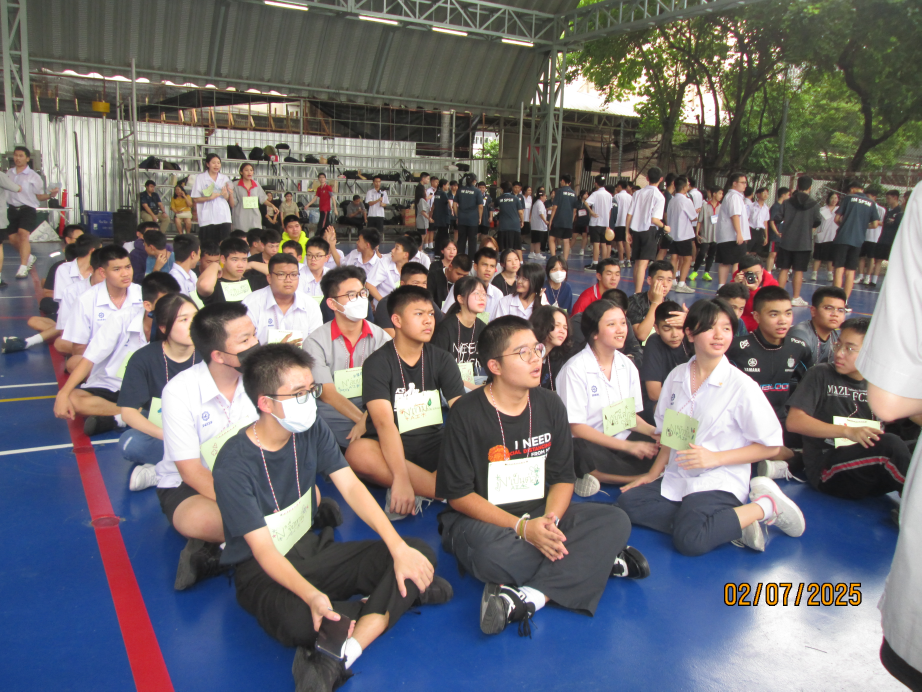
#> input picture m5python/Reverse Engineering/IMG_2126.JPG, 4608 x 3456 px, found by its file name (shown at 1/5 size)
$ python 'Face Detection.py'
#> lines starting #> are read from the running program, lines starting #| are printed output that depends on the picture; after the words box and inside, x2 and y2 are one past the last pixel; in counts of white or black regions, pixels touching at a corner belong together
import cv2 as cv
import os

#--------------------------------------------------Face Detection (img)--------------------------------------------------#

img = cv.imread("m5python/Reverse Engineering/IMG_2126.JPG")
#> img is the input picture: shape (3456, 4608, 3); mean B, G, R 113.1, 110.4, 114.1

def rescaleFrame(frame,scale=0.5):
#> called with scale = 0.5
    width = int(frame.shape[1]*scale)
#> width = 2304
    height = int(frame.shape[0]*scale)
#> height = 1728
    dimensions = (width,height)
#> dimensions = (2304, 1728)
    return cv.resize(frame,dimensions,interpolation=cv.INTER_AREA)
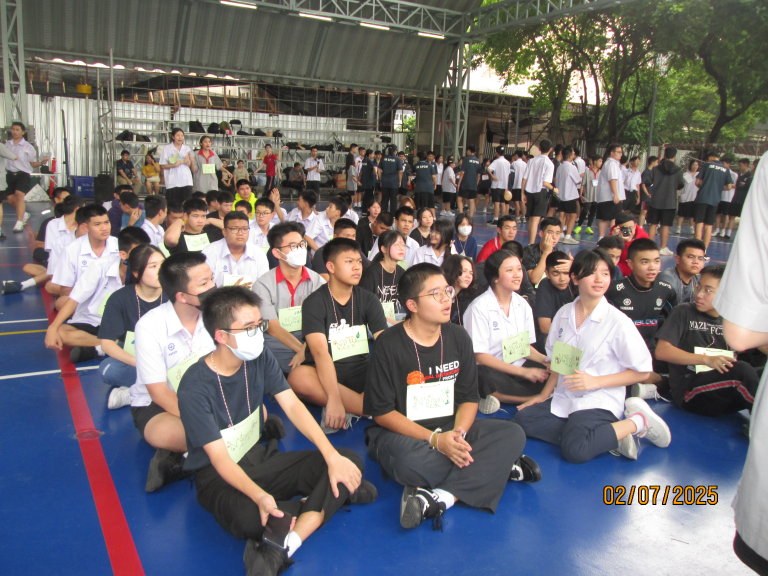
#> returned value: shape (1728, 2304, 3) (shown at 1/3 size); mean of channels 0, 1, 2 113.2, 110.5, 114.2; drawn as B, G, R

frame_resized = rescaleFrame(img)

xml_path = cv.data.haarcascades + 'haarcascade_frontalface_default.xml'

# Initialize the Face Cascade Classifier
face_cascde = cv.CascadeClassifier(xml_path)
gray_img = cv.cvtColor(frame_resized, cv.COLOR_RGB2GRAY)
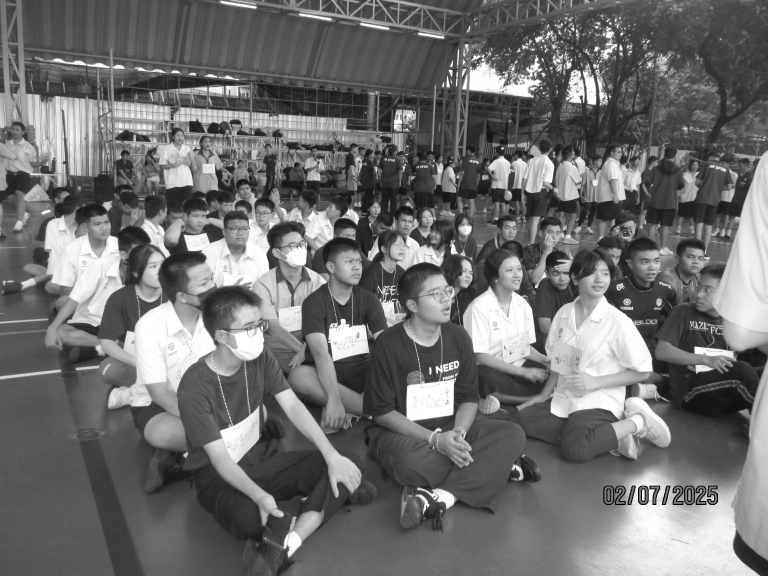
#> gray_img: shape (1728, 2304) (shown at 1/3 size); min 0, max 255, mean 111.7

# Parameters for face detection:
# scale: How much the image size is reduced at each image scale
# minNeighbor: How many neighbors each candidate rectangle should have to retain it
scale = 1.1
minNeighbor = 3
face_detect = face_cascde.detectMultiScale(gray_img, scale, minNeighbor)
#> face_detect = 33 rows, first 6: [524, 394, 33, 33], [606, 414, 32, 32], [792, 434, 26, 26], [932, 445, 25, 25], [1780, 472, 29, 29], [2073, 486, 26, 26]
if len(face_detect) > 0:
    for x, y, w, h in face_detect:
        cv.rectangle(frame_resized, (x, y), (x + w, y + h), (0, 255, 0), 2)
#> this loop made 33 passes
#> (x, y, w, h) on passes 1 to 12: (524, 394, 33, 33), (606, 414, 32, 32), (792, 434, 26, 26), (932, 445, 25, 25), (1780, 472, 29, 29), (2073, 486, 26, 26), (1111, 609, 36, 36), (1868, 890, 27, 27), (714, 551, 43, 43), (28, 376, 38, 38), (1259, 632, 48, 48), (1503, 662, 58, 58)
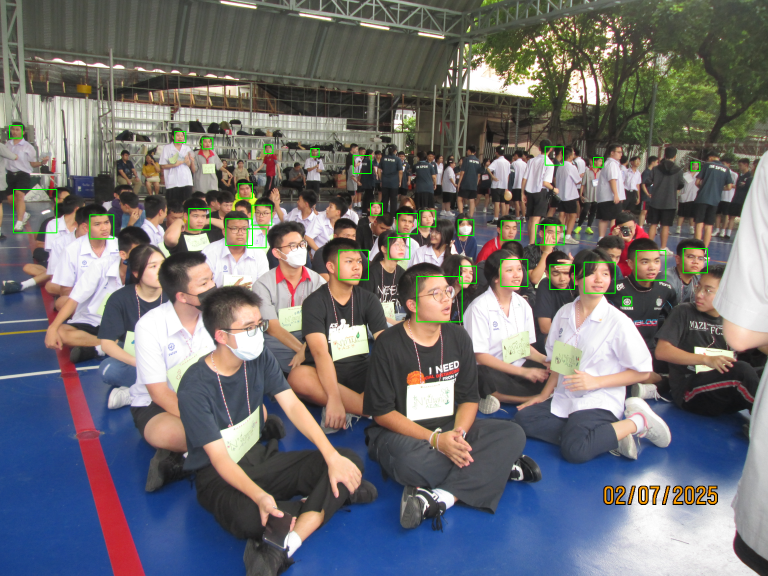
#> frame_resized: shape (1728, 2304, 3) (shown at 1/3 size); 0.59% of pixels changed, all inside (x1, y1, x2, y2) = (27, 375, 2124, 967)
else:
    print("No faces detected.")

cv.imshow("Face detect",frame_resized)
cv.waitKey(0)
cv.destroyAllWindows()

#--------------------------------------------------Face Detection (live cam)--------------------------------------------------#
cap = cv.VideoCapture(0)
xml_path = cv.data.haarcascades + 'haarcascade_frontalface_default.xml'
face_cascde = cv.CascadeClassifier(xml_path)

while (cap.isOpened()):
    chack, frame = cap.read()
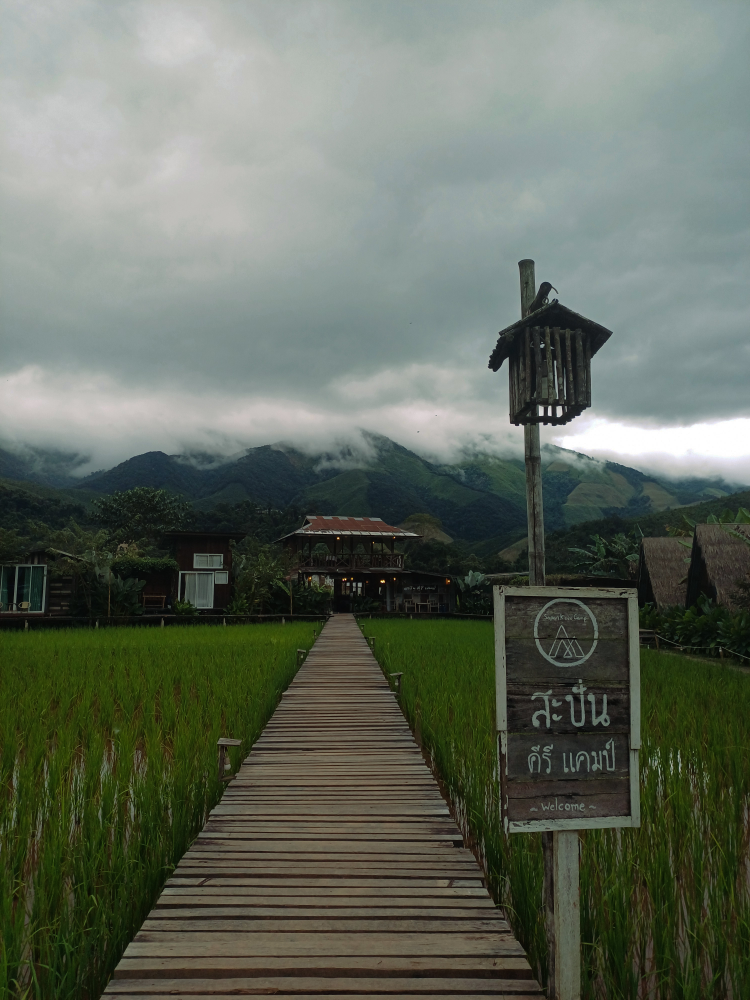
#> input picture m5python/Reverse Engineering/20241215_163904.jpg, 3000 x 4000 px, given in place of the camera (shown at 1/4 size)
#> frame is the input picture: shape (4000, 3000, 3); mean B, G, R 94.8, 106.6, 99

    if chack:
        gray_cap = cv.cvtColor(frame, cv.COLOR_RGB2GRAY)
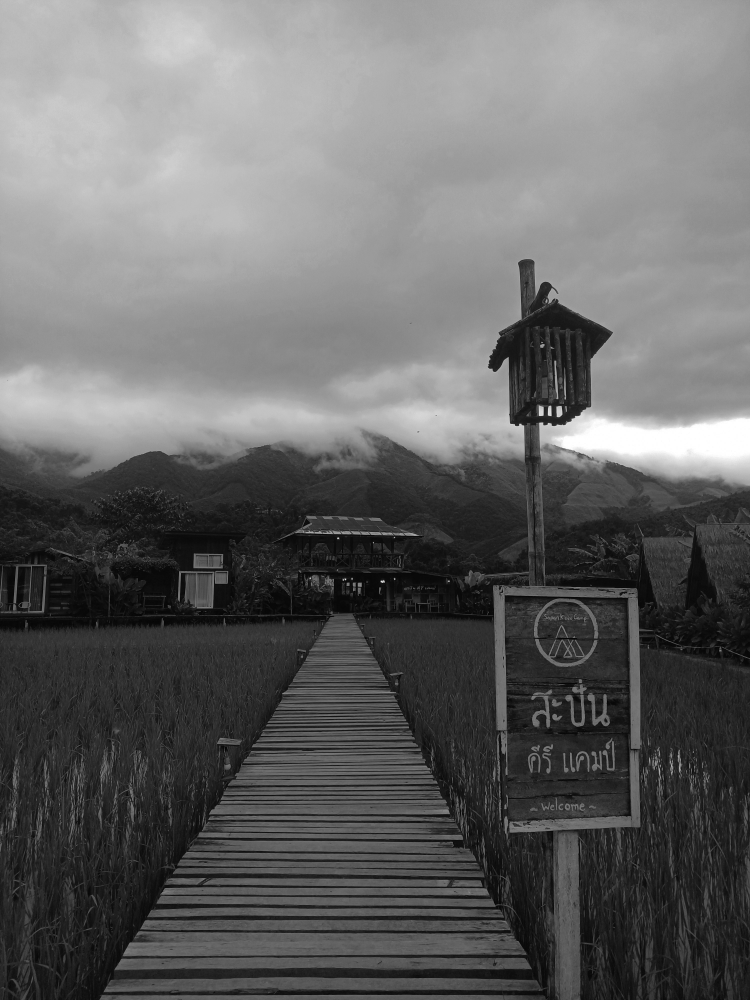
#> gray_cap: shape (4000, 3000) (shown at 1/4 size); min 0, max 255, mean 102.2
        face_detect = face_cascde.detectMultiScale(gray_cap)
#> face_detect = [[1971, 2903, 69, 69]]
        for (x, y, w, h) in face_detect:
            cv.rectangle(frame, (x, y), (x + w, y + h), (0, 255, 0), thickness=2)
#> this loop made 1 pass
        cv.imshow("face detect", frame)
        if cv.waitKey(1) & 0xFF == ord("q"):
#> (key q is pressed here)
            break
    else:
        # Break the loop if no frame is received (end of video or camera error)
        break

# Remember to release the capture and close windows when done
cap.release()
cv.destroyAllWindows()

#--------------------------------------------------Eye Detection (pic)--------------------------------------------------#

img = cv.imread("C:/Users/LENOVO/Documents/Lieutenant Hecker/Primary Data\Digital Data/77745.jpg")

xml_path = cv.data.haarcascades + 'haarcascade_eye_tree_eyeglasses.xml'
eye_cascde = cv.CascadeClassifier(xml_path)

#> (the run stopped early here; a loop or call above may not have finished)
